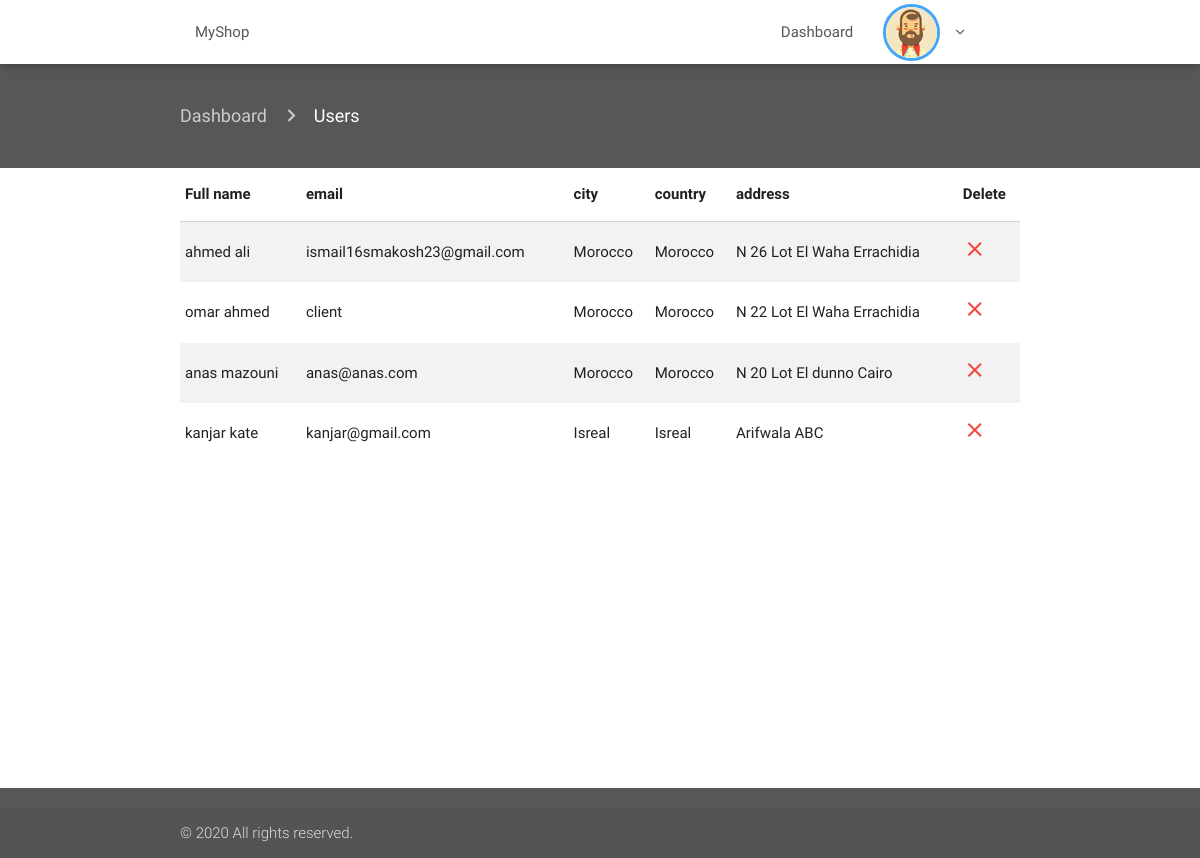
The app's page /admin/allusers.php (signed in) with its own data.
### tables this page shows
CREATE TABLE `users` (
  `id` int(11) NOT NULL,
  `email` varchar(100) NOT NULL,
  `firstname` varchar(1000) NOT NULL,
  `lastname` varchar(1000) NOT NULL,
  `password` varchar(1000) NOT NULL,
  `address` varchar(1000) NOT NULL,
  `city` varchar(1000) NOT NULL,
  `country` varchar(1000) NOT NULL,
  `role` varchar(1000) NOT NULL
);

### admin/allusers.php (the view, shortened to what this page needs)
<?php
 require 'includes/header.php';
 require 'includes/navconnected.php'; ?>
 <div class="container-fluid product-page">
   <div class="container current-page">
      <nav>
        <div class="nav-wrapper">
          <div class="col s12">
            <a href="index" class="breadcrumb">Dashboard</a>
            <a href="users" class="breadcrumb">Users</a>
          </div>
        </div>
      </nav>
    </div>
   </div>
   <div class="container scroll">
     <table class="highlight striped">
        <thead>
          <tr>
              <th data-field="lastname">Full name</th>
              <th data-field="email">email</th>
              <th data-field="city">city</th>
              <th data-field="country">country</th>
              <th data-field="address">address</th>
              <th data-field="delete">Delete</th>
          </tr>
        </thead>
        <tbody>
          <?php
          include '../db.php';
                  $queryuser = "SELECT id, email, firstname, lastname, address, city, country  FROM users WHERE role = 'client'";
                  $resultuser = $connection->query($queryuser);
                  if ($resultuser->num_rows > 0) {
                    while($rowuser = $resultuser->fetch_assoc()) {
                      $id_user = $rowuser['id'];
                      $firstname = $rowuser['firstname'];
                      $lasttname = $rowuser['lastname'];
                      $email = $rowuser['email'];
                      $country = $rowuser['country'];
                      $address = $rowuser['address'];
              ?>
              <tr>
                <td><?php echo" $firstname "." $lasttname"; ?></td>
                <td><?= $email; ?></td>
                <td><?= $country; ?></td>
                <td><?= $country; ?></td>
                <td><?= $address; ?></td>
                <td><a href="deleteuser.php?id=<?= $id_user; ?>"><i class="material-icons red-text">close</i></a></td>
              </tr>
              <?php }}  ?>
            </tbody>
          </table>
          </div>
   <?php require 'includes/footer.php'; ?>

### admin/src/css/style.css (style rules this page uses)
.scroll { height: 600px !important; overflow-y: scroll; padding-bottom: 60px; }
.product-page { padding-top: 20px; padding-bottom: 20px; background-color: #575757; }
.product-page nav { background: none; box-shadow: none; }
.material-icons { font-family: "Material Icons"; font-weight: normal; font-style: normal; font-size: 24px; line-height: 1; letter-spacing: normal; text-transform: none; display: inline-block; white-space: nowrap; word-wrap: normal; direction: ltr; -webkit-font-feature-settings: "liga"; -webkit-font-smoothing: antialiased; }

### records on screen
users: firstname "ahmed", lastname "ali", email "ismail16smakosh23@gmail.com", country "Morocco", address "N 26 Lot El Waha Errachidia"
users: firstname "omar", lastname "ahmed", email "client", country "Morocco", address "N 22 Lot El Waha Errachidia"
users: firstname "anas", lastname "mazouni", email "anas@anas.com", country "Morocco", address "N 20 Lot El dunno Cairo"
users: firstname "kanjar", lastname "kate", email "kanjar@gmail.com", country "Isreal", address "Arifwala ABC"
